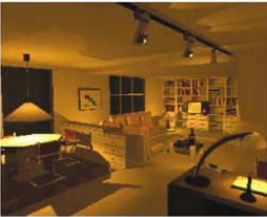
#> input picture images_paper/room_Ligth_A.png, 267 x 217 px
$ jupyter execute ACE_Params_Article1.ipynb
#> lines starting #> are read from the running program, lines starting #| are printed output that depends on the picture
Implementation of ACE Algorithm from A new algorithm for unsupervised global and local
color correction

### Imports

[cell 1]
import numpy as np
import platform
import tempfile
import os
import math
import matplotlib.pyplot as plt
from scipy import ndimage as ndi
# necessite scikit-image
from skimage import io as skio
import skimage

import cv2

### Auxiliar Functions

[cell 2]
#Function to read an image from the disk
def read_image(image_path, color_espace = ''):
    """
    Read an image from the disk.
    :param image_path: The path to the image.
    :param color_espace: The color espace to convert the image.
    :return: The image.
    """
#> called with image_path = 'images_paper/room_Ligth_A.png', color_espace = ''
    # Load the image
    image = skio.imread(image_path)
#> image is the input picture: shape (217, 267, 4); mean R, G, B, A 117.9, 80.4, 33.3, 255
    #For color images
    if len(image.shape) == 3:
        # Convert the image to the RGB color space
        image = cv2.imread(image_path)
#> image: shape (217, 267, 3)

        image = cv2.cvtColor(image, cv2.COLOR_BGR2RGB)

        if color_espace == 'BGR':
            image = cv2.cvtColor(image, cv2.COLOR_RGB2BGR)
        elif color_espace == 'HSV':
            image = cv2.cvtColor(image, cv2.COLOR_RGB2HSV)
        elif color_espace == 'LAB':
            image = cv2.cvtColor(image, cv2.COLOR_RGB2LAB)
        elif color_espace == 'GRAY':
            image = cv2.cvtColor(image, cv2.COLOR_RGB2GRAY)


    # Return the image
    return image

#### Chromatic/ Spatial Adjustment

[cell 3]
def distance(p, q, type):
  if type == "euclidian":
    return math.sqrt((p[0]-q[0])**2 + (p[1]-q[1])**2)
  elif type == "manhattan":
    return abs(p[0]-q[0]) + abs(p[1]-q[1])
  elif type == "maximal":
    return max(abs(p[0]-q[0]), abs(p[1]-q[1]))
  elif type == "inverse_exponential":
    return 1/(math.dist(p, q))

  return math.sqrt((p[0]-q[0])**2 + (p[1]-q[1])**2)

# [28 lines left out: functions r_func, calculateAdjustment, not called in this run]

[cell 4]
#Function to calculate adjustment for a specific color
def calculateAdjustmentColor(image, currentPixel):
  rmax = 255
  normalisation = 0
  for x in range(image.shape[0]):
    for y in range(image.shape[1]):
      if [x,y] != [currentPixel[0],currentPixel[1]]:
        normalisation += rmax/distance([currentPixel[0],currentPixel[1]], [x,y], "euclidian")
  sum = 0
  for x in range(image.shape[0]):
    for y in range(image.shape[1]):
      if [x,y] != [currentPixel[0],currentPixel[1]]:
        func = 20*(int(image[currentPixel[0]][currentPixel[1]][currentPixel[2]])-int(image[x][y][currentPixel[2]]))
        if func > 255:
          func = 255
        elif func < -255:
          func = -255
        sum += func/distance([currentPixel[0],currentPixel[1]], [x,y], "euclidian")
  return (sum/normalisation)

[cell 5]
def chromaticAdaptation(image, color_espace = None):
  R = np.zeros(image.shape)

  if color_espace == 'RGB':
    for color in range(image.shape[2]):
      for x in range(image.shape[0]):
        for y in range(image.shape[1]):
          R[x][y][color] = calculateAdjustmentColor(image, [x,y,color])

  else :
    for x in range(image.shape[0]):
      for y in range(image.shape[1]):
        R[x][y] = calculateAdjustment(image, [x,y])
  return R

#### Dynamic Tone Reproduction Scaling

[cell 6]
# [42 lines left out: functions dynamic_tone_reproduction_scaling, dynamic_tone_reproduction, not called in this run]

#### Results

[cell 7]
# [18 lines left out: function show_results, not called in this run]

[cell 8]
# [31 lines left out: functions convert_to_rgb_from_HSV, convert_to_rgb_from_LAB, not called in this run]

#### Test

[cell 9]
#Function to calculate histogram
# [28 lines left out: functions calculate_histogram, calculate_percentage_color, not called in this run]

[cell 10]
# [23 lines left out: function calculate_estatistics, not called in this run]

[cell 11]
# [29 lines left out: function show_histograms, not called in this run]

[cell 12]
# [19 lines left out: function show_table, not called in this run]

[cell 13]
# [13 lines left out: function calculateColorConstancy, not called in this run]

### Get the Image

[cell 14]
# folder = 'images/'
# image = 'bridge_test.png'

folder = 'images_paper/'
image = 'room_Ligth_A.png'

# [8 lines of commented-out code are left out]

color_espace = 'RGB'

### Implementation

[cell 15]
I_original = read_image(folder + image)
plt.imshow(I_original, cmap ="gray")
plt.show()

#to get the 3 channels
if len(I_original.shape) == 3:
    I_color_espace = read_image(folder + image , color_espace)

    plt.imshow(I_color_espace, cmap ="gray")
    plt.show()

[cell 16]
if(len(I_original.shape) == 3):
    if color_espace == 'HSV':
        hue_channel = I_color_espace[:,:,0]
        saturation_channel = I_color_espace[:,:,1]
        value_channel = I_color_espace[:,:,2]

        I = value_channel
    elif color_espace == 'LAB':
        l_channel = I_color_espace[:,:,0]  # Canal L*
        a_channel = I_color_espace[:,:,1]  # Canal a*
        b_channel = I_color_espace[:,:,2]  # Canal b*

        I = l_channel
    elif color_espace == 'RGB':
        r_channel = I_color_espace[:,:,0]
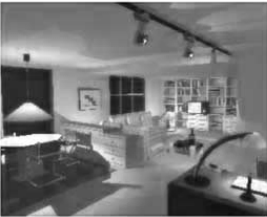
#> r_channel: shape (217, 267); min 11, max 255, mean 117.9
        g_channel = I_color_espace[:,:,1]
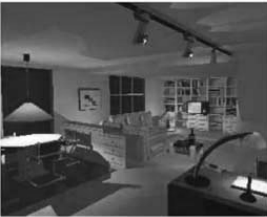
#> g_channel: shape (217, 267); min 9, max 255, mean 80.4
        b_channel = I_color_espace[:,:,2]
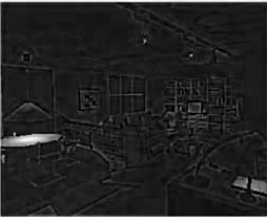
#> b_channel: shape (217, 267); min 0, max 253, mean 33.3
        I = I_color_espace

else:
    I = I_original

#### Chromatic/ Spatial Adjustment

[cell 17]
R = chromaticAdaptation(I, color_espace)
